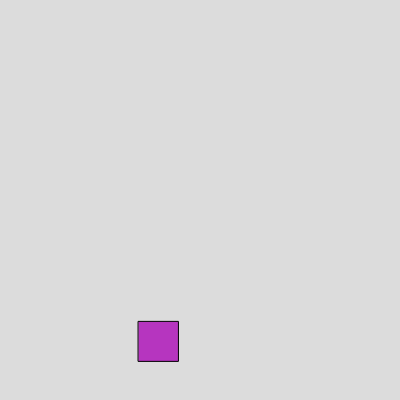
Frame 1 (no input)
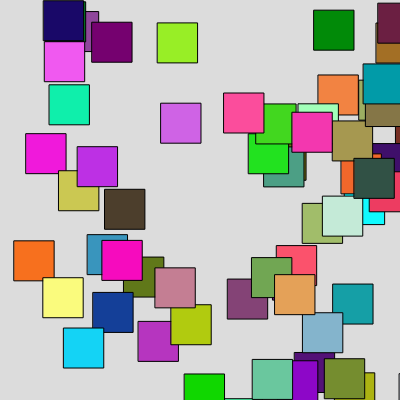
Frame 60 (no input)
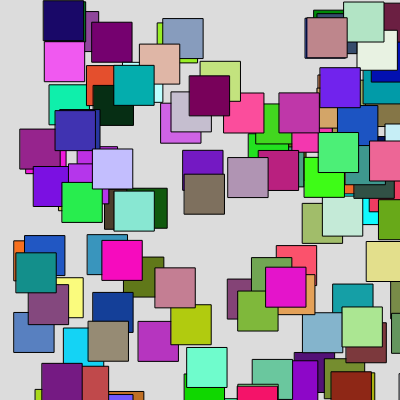
Frame 120 (the mouse pressed at the canvas centre since frame 60)

The p5.js sketch that drew these frames (run headless with seeded random() and noise() and a simulated clock; from frame 60 on, the mouse is pressed at the canvas centre):

// p5.js sketch
// ── sketch.js
function setup() {
  createCanvas(400, 400);
  background(220);

}

function draw() {
  fill(random(255), random(255), random(255))
  square(random(400), random(400), 40)
}
